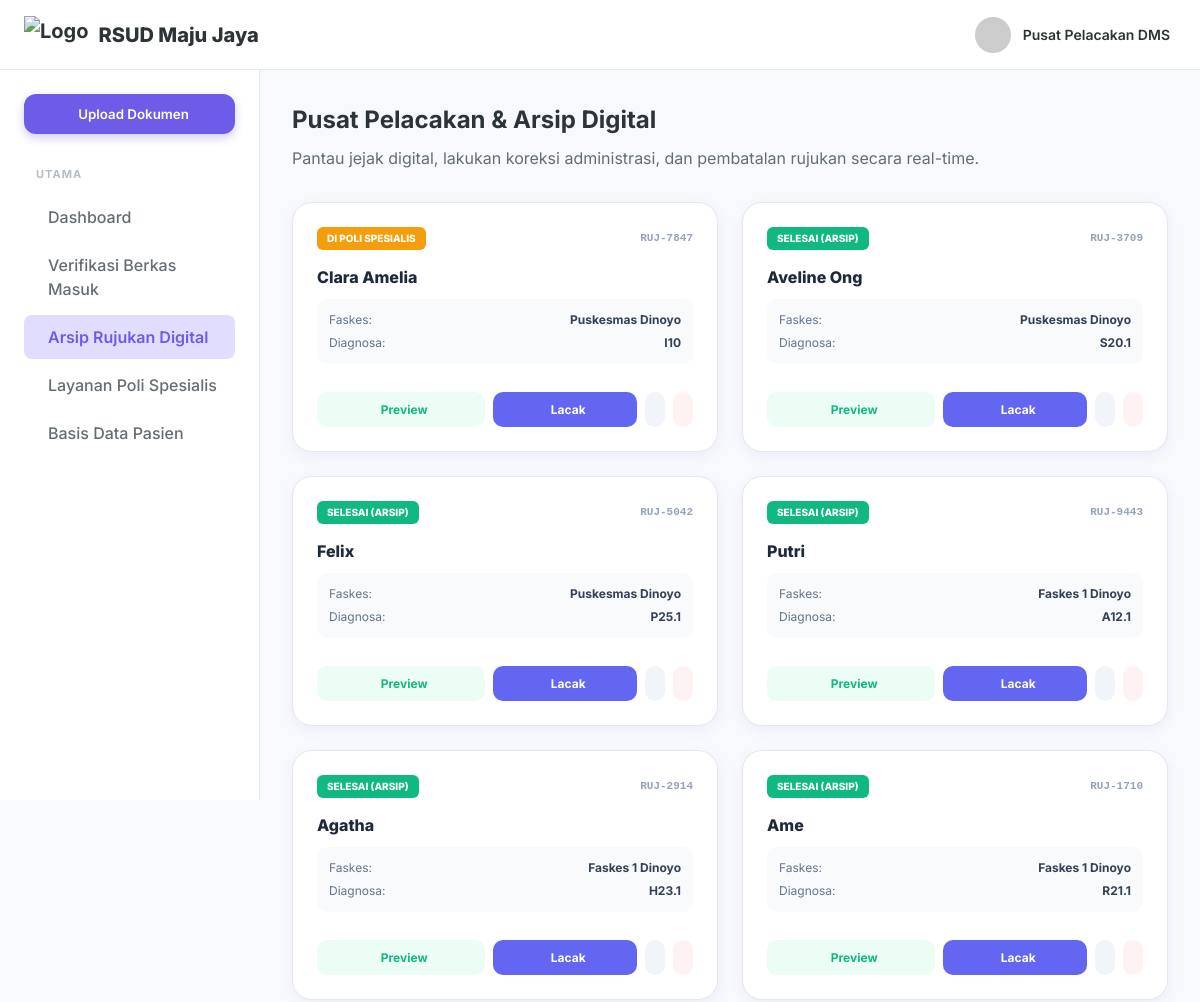
Before: /referral_explorer.php (upper part) with the older database file.
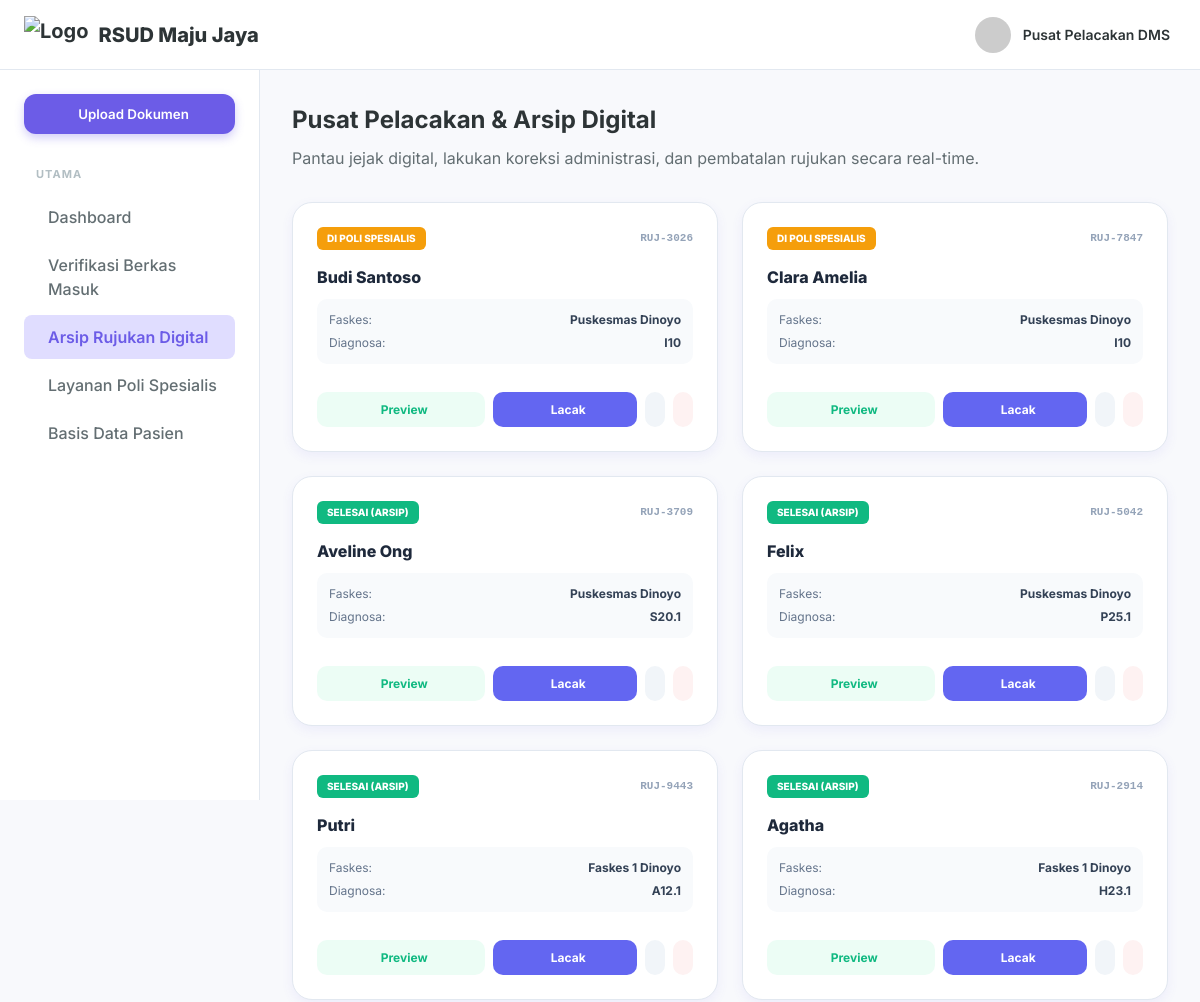
After: the same page with the newer database file.
### tables this page shows
CREATE TABLE referrals (
        id INTEGER PRIMARY KEY AUTOINCREMENT,
        referral_id TEXT UNIQUE NOT NULL,
        patient_name TEXT NOT NULL,
        patient_wa TEXT,
        faskes_wa TEXT,
        category TEXT,
        origin_faskes TEXT,
        insurance_type TEXT,
        card_number TEXT,
        diagnosis_initial TEXT,
        icd10 TEXT,
        therapy_initial TEXT,
        spec_diagnosis TEXT,
        follow_up_plan TEXT,
        letter_date TEXT,
        expiry_date TEXT,
        received_date TEXT,
        replied_at DATETIME,
        status_flow TEXT DEFAULT 'ENTRY',
        created_at DATETIME DEFAULT CURRENT_TIMESTAMP
    , faskes_kab_kota TEXT, faskes_tingkat TEXT, target_poli TEXT, target_kota TEXT, patient_status_peserta TEXT, medical_notes TEXT, doctor_name TEXT, birth_date TEXT, gender TEXT, is_deleted INTEGER DEFAULT 0, faskes_alamat TEXT, faskes_telp TEXT, faskes_email TEXT, nik TEXT, verified_by TEXT, final_destination TEXT);

### config.php (called while the page is built, shortened)
<?php
$db_file = __DIR__ . '/dms_hospital.sqlite';
try {
    $pdo = new PDO("sqlite:" . $db_file);
    $pdo->setAttribute(PDO::ATTR_ERRMODE, PDO::ERRMODE_EXCEPTION);
    $pdo->setAttribute(PDO::ATTR_DEFAULT_FETCH_MODE, PDO::FETCH_ASSOC);
    class SQLiteCompatibilityLayer {
        private $pdo;
        public function __construct($pdo) {
            $this->pdo = $pdo;
        }
        public function query($sql) {
            try {
                $stmt = $this->pdo->query($sql);
                return new SQLiteResultWrapper($stmt);
            } catch (PDOException $e) {
                die("Database Error: " . $e->getMessage() . " (SQL: $sql)");
            }
        }
    }
    class SQLiteResultWrapper {
        private $data = [];
        private $index = 0;
        public function __construct($stmt) {
            $this->stmt = $stmt;
            if ($stmt) {
                $all = $this->stmt->fetchAll();
                $this->num_rows = count($all);
                $this->data = $all;
                $this->index = 0;
            }
        }
        public function fetch_assoc() {
            if (isset($this->data[$this->index])) {
                return $this->data[$this->index++];
            }
            return null;
        }
        public function data_seek($n) {
            $this->index = $n;
        }
    }
    $conn = new SQLiteCompatibilityLayer($pdo);
} catch (PDOException $e) {
    die("Koneksi SQLite Gagal: " . $e->getMessage());
}

### referral_explorer.php (the view, shortened to what the changed rows need)
<?php
require_once 'config.php';
$sql_docs = "SELECT * FROM referrals WHERE is_deleted = 0 ORDER BY created_at DESC";
$result = $conn->query($sql_docs);
if ($result->num_rows > 0) {
    $result->data_seek(0);
}
?>
<!DOCTYPE html>
<html lang="id">
<head>
    <link rel="stylesheet" href="styles.css">
</head>
<body>
    <div class="app-container">
        <div class="main-layout">
            <main class="content-area">
                <h1 class="page-title">Pusat Pelacakan & Arsip Digital</h1>
                <div style="display: grid; grid-template-columns: repeat(auto-fill, minmax(320px, 1fr)); gap: 24px; margin-top: 32px;">
                    <?php if ($result->num_rows > 0): ?>
                        <?php while($row = $result->fetch_assoc()):
                            $status = $row['status_flow'];
                            $badge_color = ($status == 'REPLIED') ? '#10b981' : (($status == 'VERIFY') ? '#f59e0b' : '#6366f1');
                            $status_text = ($status == 'REPLIED') ? 'SELESAI (ARSIP)' : (($status == 'VERIFY') ? 'DI POLI SPESIALIS' : 'PROSES VERIFIKASI');
                        ?>
                            <div class="card" style="padding: 24px; border-radius: 20px; display: flex; flex-direction: column; justify-content: space-between; min-height: 250px;">
                                <div>
                                    <div style="display: flex; justify-content: space-between; align-items: center; margin-bottom: 15px;">
                                        <span style="font-size: 10px; font-weight: 800; color: white; background: <?= $badge_color ?>; padding: 4px 10px; border-radius: 6px;"><?= $status_text ?></span>
                                        <span style="font-size: 11px; color: #94a3b8; font-family: monospace; font-weight: 700;"><?= $row['referral_id'] ?></span>
                                    </div>
                                    <h3 style="font-weight: 800; font-size: 16px; margin-bottom: 4px; color: #1e293b;"><?= $row['patient_name'] ?></h3>
                                    <div style="background: #f8fafc; padding: 12px; border-radius: 10px; font-size: 12px; margin-bottom: 20px; margin-top: 10px;">
                                        <div style="display: flex; justify-content: space-between; margin-bottom: 5px;">
                                            <span style="color: #64748b;">Faskes:</span>
                                            <span style="font-weight: 700; color: #334155;"><?= $row['origin_faskes'] ?></span>
                                        </div>
                                        <div style="display: flex; justify-content: space-between;">
                                            <span style="color: #64748b;">Diagnosa:</span>
                                            <span style="font-weight: 700; color: #334155;"><?= $row['icd10'] ?></span>
                                        </div>
                                    </div>
                                </div>
                                <div style="display: flex; gap: 8px;">
                                    <button onclick="openPreviewModal('<?= $row['referral_id'] ?>')" style="flex: 1.2; padding: 10px; background: #ecfdf5; color: #10b981; border: none; border-radius: 10px; font-weight: 700; cursor: pointer; display: flex; align-items: center; justify-content: center; gap: 6px; font-size: 12px;" title="Pratinjau Surat Rujukan">
                                        <i class="ph ph-eye"></i> Preview
                                    </button>
                                    <button onclick="traceDocument('<?= $row['referral_id'] ?>', '<?= $row['patient_name'] ?>')" style="flex: 1; padding: 10px; background: #6366f1; color: white; border: none; border-radius: 10px; font-weight: 700; cursor: pointer; display: flex; align-items: center; justify-content: center; gap: 6px; font-size: 12px;">
                                        <i class="ph ph-magnifying-glass"></i> Lacak
                                    </button>
                                    <button onclick="openEditModal('<?= $row['referral_id'] ?>')" style="padding: 10px; background: #f1f5f9; color: #475569; border: none; border-radius: 10px; font-weight: 700; cursor: pointer; display: flex; align-items: center; justify-content: center;" title="Koreksi Data Rujukan">
                                    </button>
                                    <a href="referral_explorer.php?delete_id=<?= $row['referral_id'] ?>" onclick="return confirm('Apakah Anda yakin ingin membatalkan rujukan ini? Pembatalan akan dicatat ke dalam audit trail.')" style="padding: 10px; background: #fef2f2; color: #ef4444; border: none; border-radius: 10px; font-weight: 700; display: flex; align-items: center; justify-content: center; text-decoration: none;" title="Batalkan Rujukan">
                                    </a>
                                </div>
                            </div>
                        <?php endwhile; ?>
                    <?php else: ?>
                        <div style="grid-column: 1 / -1; text-align: center; padding: 60px; color: #cbd5e1; font-weight: 500;">Belum ada arsip rujukan terdaftar.</div>
                    <?php endif; ?>
                </div>
            </main>
        </div>
    </div>
</body>
</html>

Changed rows visible on the page:
no longer on this page (row unchanged): referrals: status_flow "SELESAI (ARSIP)", referral "RUJ-1710", patient_name "Ame", origin_faskes "Faskes 1 Dinoyo", icd10 "R21.1"
added referrals: status_flow "DI POLI SPESIALIS", referral "RUJ-3026", patient_name "Budi Santoso", origin_faskes "Puskesmas Dinoyo", icd10 "I10"
